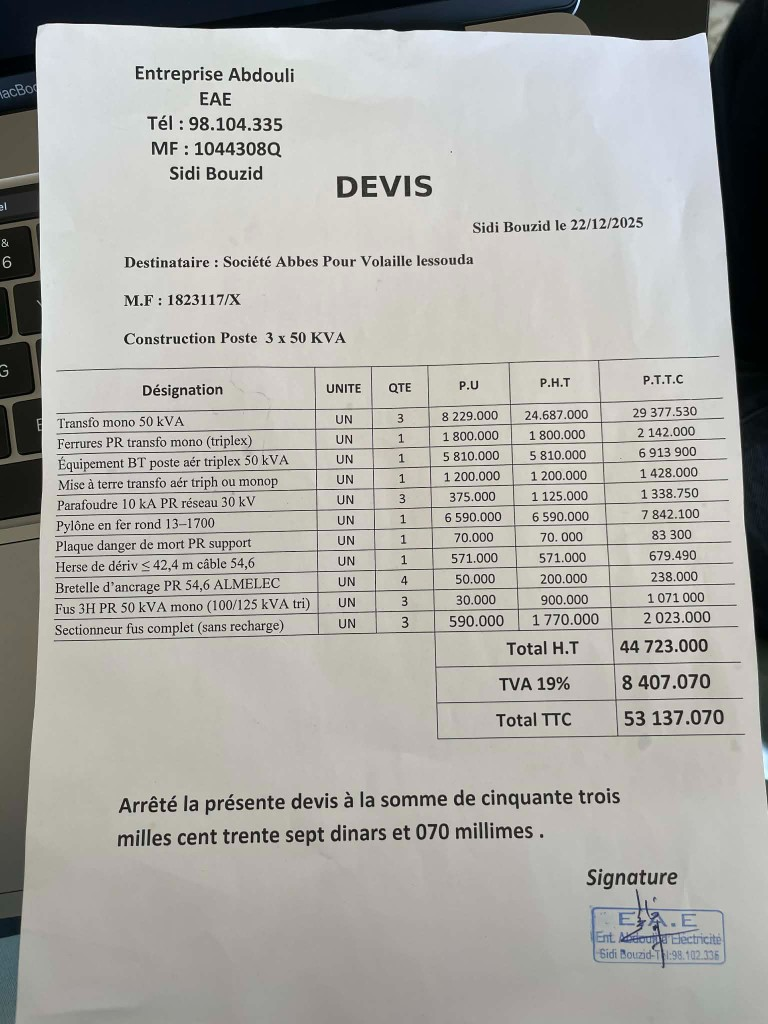
#> input picture backend/tests/fixtures/invoices/devis_abdouli_reference.png, 768 x 1024 px
$ python -i image_preprocessing.py   (imports and definitions only)
#> lines starting #> are read from the running program, lines starting #| are printed output that depends on the picture
#> in preprocess_for_table_ocr, img is the input picture: PIL image 768x1024 RGB; mean R, G, B 173.4, 172.2, 167.9
"""
Prétraitement image amont OCR / détection de tables (deskew, contraste, débruitage léger).

Réutilise les utilitaires historiques `app.services.image_preprocessing` et ajoute
une passe « document scan » optionnelle (redimensionnement borné, conservation du ratio).
"""
from __future__ import annotations

import logging
import os
import tempfile
from pathlib import Path
from typing import TYPE_CHECKING

if TYPE_CHECKING:
    from PIL import Image

logger = logging.getLogger(__name__)

# Taille max du bord long pour stabilité OCR table (px.) — peut être surchargée.
_MAX_LONG_SIDE = int(os.getenv("TABLE_OCR_MAX_LONG_SIDE", "2400"))


def _env_preprocess_enabled() -> bool:
    return (os.getenv("SURYA_TABLE_PREPROCESS", "1") or "1").strip().lower() in ("1", "true", "yes", "on")


def deskew_image_pil(img: "Image.Image") -> "Image.Image":
    """
    Redressement léger : si OpenCV est disponible, estimation angle projection ; sinon retour inchangé.
    """
    try:
        import cv2  # type: ignore[import-untyped]
        import numpy as np
    except ImportError:
        return img

    try:
        gray = img.convert("L")
        arr = np.array(gray)
        arr = cv2.bitwise_not(arr)
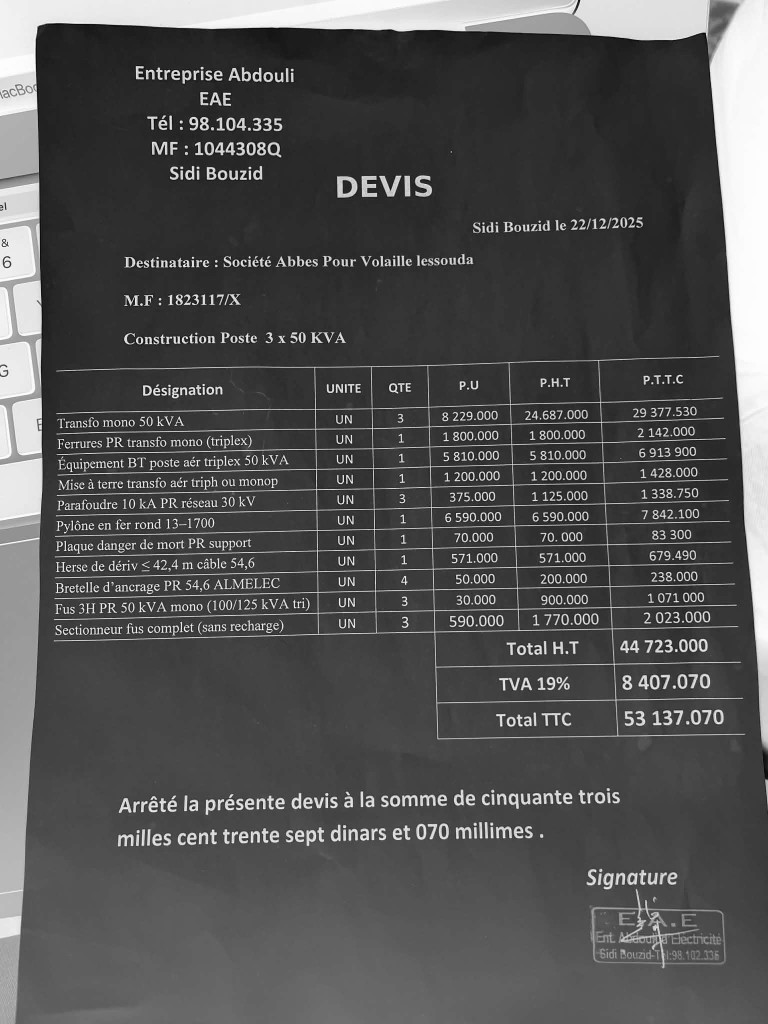
#> arr: shape (1024, 768); min 0, max 255, mean 83
        coords = np.column_stack(np.where(arr > 0))
#> coords = 786429 pairs, first value 0 to 1023, second value 0 to 767
        if coords.size < 50:
            return img
        angle = cv2.minAreaRect(coords)[-1]
#> angle = -90
        if angle < -45:
            angle = 90 + angle
#> angle = 0
        elif angle > 45:
            angle = angle - 90
        if abs(angle) < 0.4:
            return img
        angle_max = float(os.getenv("TABLE_DESKEW_MAX_DEG", "8") or "8")
        angle = max(-angle_max, min(angle_max, angle))
        h, w = arr.shape[:2]
        m = cv2.getRotationMatrix2D((w / 2, h / 2), angle, 1.0)
        rotated = cv2.warpAffine(np.array(img.convert("RGB")), m, (w, h), borderValue=(255, 255, 255))
        from PIL import Image as PILImage

        return PILImage.fromarray(rotated)
    except Exception as e:
        logger.debug("deskew skipped: %s", e)
        return img


def normalize_brightness_contrast(img: "Image.Image") -> "Image.Image":
    """Contraste modéré + netteté légère (PIL only)."""
    from PIL import ImageEnhance, ImageFilter

    g = img.convert("L") if img.mode != "L" else img
    g = ImageEnhance.Contrast(g).enhance(1.25)
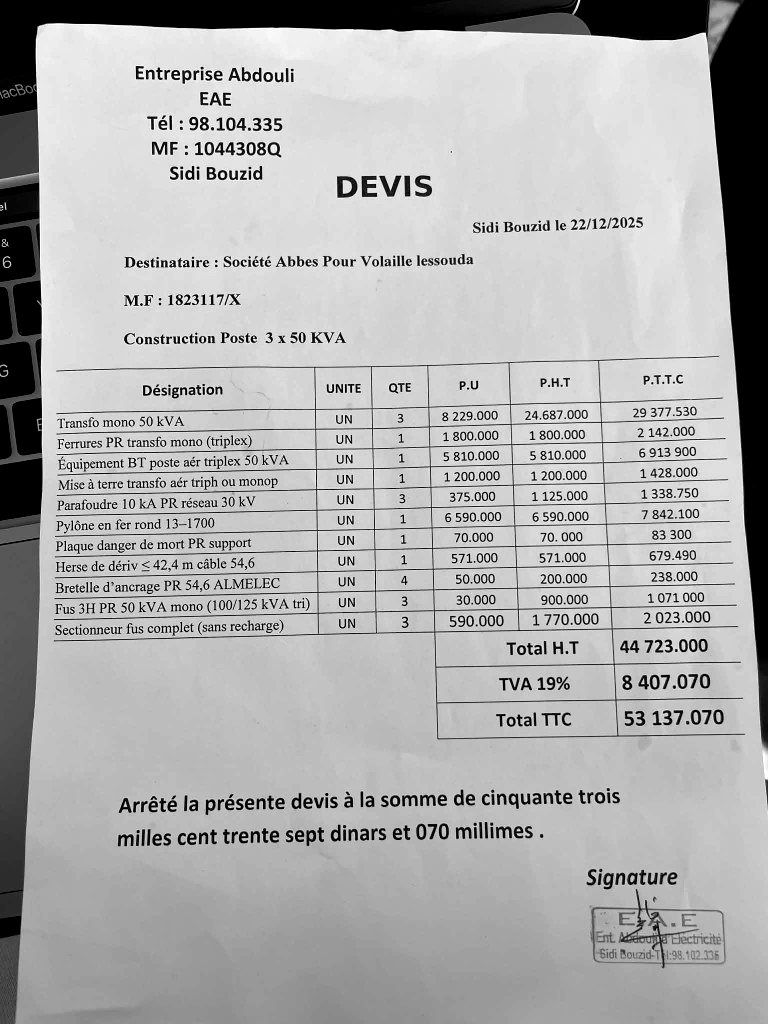
#> g: PIL image 768x1024 L; min 0, max 255, mean 173.2
    return g.filter(ImageFilter.UnsharpMask(radius=1.2, percent=80, threshold=3))


def resize_preserving_aspect(img: "Image.Image", max_long: int | None = None) -> "Image.Image":
    max_long = max_long or _MAX_LONG_SIDE
    w, h = img.size
#> w = 768; h = 1024
    m = max(w, h)
#> m = 1024
    if m <= max_long:
        return img
    scale = max_long / float(m)
    nw, nh = int(w * scale), int(h * scale)
    return img.resize((nw, nh), getattr(img, "LANCZOS", 1))


def preprocess_for_table_ocr(image_path: str, *, write_temp: bool = True) -> str:
    """
    Retourne le chemin d'une image prête pour Surya / table rec.

    Si désactivé (SURYA_TABLE_PREPROCESS=0) ou erreur, retourne `image_path` d'origine.
    Si write_temp, écrit un JPEG temporaire ; sinon retourne l'original (pas de fichier).
    """
    if not _env_preprocess_enabled() or not write_temp:
        return image_path
    p = Path(image_path)
    if not p.is_file():
        return image_path
    try:
        from PIL import Image

        img = Image.open(str(p))
        img = deskew_image_pil(img)
        img = normalize_brightness_contrast(img)
        img = resize_preserving_aspect(img)
        if img.mode != "RGB":
            img = img.convert("RGB")
        fd, tmp = tempfile.mkstemp(suffix=".jpg", prefix="ev_table_")
        os.close(fd)
        img.save(tmp, format="JPEG", quality=92, optimize=True)
        return tmp
    except Exception as e:
        logger.warning("preprocess_for_table_ocr fallback original: %s", e)
        return image_path


__all__ = [
    "deskew_image_pil",
    "normalize_brightness_contrast",
    "preprocess_for_table_ocr",
    "resize_preserving_aspect",
]

>>> result = preprocess_for_table_ocr('../../../tests/fixtures/invoices/devis_abdouli_reference.png')
